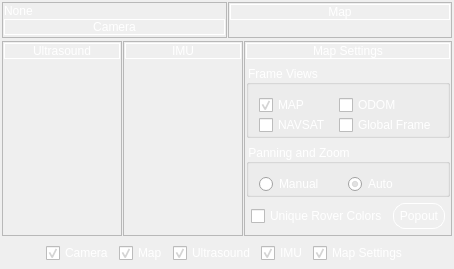
        <widget class="QWidget" name="sensor_display_tab">
         <attribute name="title">
          <string>Sensor Display</string>
         </attribute>
         <layout class="QVBoxLayout" name="verticalLayout_8">
          <property name="spacing">
           <number>1</number>
          </property>
          <property name="leftMargin">
           <number>1</number>
          </property>
          <property name="topMargin">
           <number>1</number>
          </property>
          <property name="rightMargin">
           <number>1</number>
          </property>
          <property name="bottomMargin">
           <number>1</number>
          </property>
          <item>
           <widget class="QFrame" name="sensor_display_top_frame">
            <property name="sizePolicy">
             <sizepolicy hsizetype="Preferred" vsizetype="Preferred">
              <horstretch>1</horstretch>
              <verstretch>3</verstretch>
             </sizepolicy>
            </property>
            <property name="minimumSize">
             <size>
              <width>0</width>
              <height>0</height>
             </size>
            </property>
            <property name="frameShape">
             <enum>QFrame::NoFrame</enum>
            </property>
            <property name="frameShadow">
             <enum>QFrame::Plain</enum>
            </property>
            <layout class="QHBoxLayout" name="horizontalLayout_16">
             <property name="spacing">
              <number>1</number>
             </property>
             <property name="leftMargin">
              <number>1</number>
             </property>
             <property name="topMargin">
              <number>1</number>
             </property>
             <property name="rightMargin">
              <number>1</number>
             </property>
             <property name="bottomMargin">
              <number>1</number>
             </property>
             <item>
              <widget class="QFrame" name="camera_display_frame">
               <property name="sizePolicy">
                <sizepolicy hsizetype="Preferred" vsizetype="Preferred">
                 <horstretch>1</horstretch>
                 <verstretch>1</verstretch>
                </sizepolicy>
               </property>
               <property name="frameShape">
                <enum>QFrame::StyledPanel</enum>
               </property>
               <property name="frameShadow">
                <enum>QFrame::Raised</enum>
               </property>
               <layout class="QVBoxLayout" name="verticalLayout_13">
                <property name="spacing">
                 <number>1</number>
                </property>
                <property name="leftMargin">
                 <number>1</number>
                </property>
                <property name="topMargin">
                 <number>1</number>
                </property>
                <property name="rightMargin">
                 <number>1</number>
                </property>
                <property name="bottomMargin">
                 <number>1</number>
                </property>
                <item>
                 <widget class="QLabel" name="last_classifier_message">
                  <property name="styleSheet">
                   <string notr="true">color: rgb(255, 255, 255);</string>
                  </property>
                  <property name="text">
                   <string>None</string>
                  </property>
                 </widget>
                </item>
                <item>
                 <widget class="QLabel" name="label_43">
                  <property name="styleSheet">
                   <string notr="true">color: rgb(255, 255, 255);</string>
                  </property>
                  <property name="frameShape">
                   <enum>QFrame::Box</enum>
                  </property>
                  <property name="text">
                   <string>Camera</string>
                  </property>
                  <property name="alignment">
                   <set>Qt::AlignCenter</set>
                  </property>
                 </widget>
                </item>
                <item>
                 <widget class="rqt_rover_gui::CameraFrame" name="camera_frame">
                  <property name="sizePolicy">
                   <sizepolicy hsizetype="Preferred" vsizetype="Preferred">
                    <horstretch>1</horstretch>
                    <verstretch>1</verstretch>
                   </sizepolicy>
                  </property>
                  <property name="sizeIncrement">
                   <size>
                    <width>0</width>
                    <height>0</height>
                   </size>
                  </property>
                  <property name="frameShape">
                   <enum>QFrame::NoFrame</enum>
                  </property>
                  <property name="frameShadow">
                   <enum>QFrame::Plain</enum>
                  </property>
                 </widget>
                </item>
               </layout>
              </widget>
             </item>
             <item>
              <widget class="QFrame" name="map_display_frame">
               <property name="sizePolicy">
                <sizepolicy hsizetype="Preferred" vsizetype="Preferred">
                 <horstretch>1</horstretch>
                 <verstretch>1</verstretch>
                </sizepolicy>
               </property>
               <property name="frameShape">
                <enum>QFrame::StyledPanel</enum>
               </property>
               <property name="frameShadow">
                <enum>QFrame::Raised</enum>
               </property>
               <layout class="QVBoxLayout" name="verticalLayout_14">
                <property name="spacing">
                 <number>1</number>
                </property>
                <property name="leftMargin">
                 <number>1</number>
                </property>
                <property name="topMargin">
                 <number>1</number>
                </property>
                <property name="rightMargin">
                 <number>1</number>
                </property>
                <property name="bottomMargin">
                 <number>1</number>
                </property>
                <item>
                 <widget class="QLabel" name="label_44">
                  <property name="styleSheet">
                   <string notr="true">color: rgb(255, 255, 255);</string>
                  </property>
                  <property name="frameShape">
                   <enum>QFrame::Box</enum>
                  </property>
                  <property name="text">
                   <string>Map</string>
                  </property>
                  <property name="alignment">
                   <set>Qt::AlignCenter</set>
                  </property>
                 </widget>
                </item>
                <item>
                 <widget class="rqt_rover_gui::MapFrame" name="map_frame">
                  <property name="sizePolicy">
                   <sizepolicy hsizetype="Preferred" vsizetype="Preferred">
                    <horstretch>1</horstretch>
                    <verstretch>1</verstretch>
                   </sizepolicy>
                  </property>
                  <property name="frameShape">
                   <enum>QFrame::NoFrame</enum>
                  </property>
                  <property name="frameShadow">
                   <enum>QFrame::Plain</enum>
                  </property>
                 </widget>
                </item>
               </layout>
              </widget>
             </item>
            </layout>
           </widget>
          </item>
          <item>
           <widget class="QFrame" name="sensor_display_bottom_frame">
            <property name="sizePolicy">
             <sizepolicy hsizetype="Preferred" vsizetype="Preferred">
              <horstretch>1</horstretch>
              <verstretch>1</verstretch>
             </sizepolicy>
            </property>
            <property name="frameShape">
             <enum>QFrame::NoFrame</enum>
            </property>
            <property name="frameShadow">
             <enum>QFrame::Plain</enum>
            </property>
            <layout class="QHBoxLayout" name="horizontalLayout_15">
             <property name="spacing">
              <number>1</number>
             </property>
             <property name="leftMargin">
              <number>1</number>
             </property>
             <property name="topMargin">
              <number>1</number>
             </property>
             <property name="rightMargin">
              <number>1</number>
             </property>
             <property name="bottomMargin">
              <number>1</number>
             </property>
             <item>
              <widget class="QFrame" name="ultrasound_display_frame">
               <property name="sizePolicy">
                <sizepolicy hsizetype="Preferred" vsizetype="Preferred">
                 <horstretch>1</horstretch>
                 <verstretch>1</verstretch>
                </sizepolicy>
               </property>
               <property name="minimumSize">
                <size>
                 <width>0</width>
                 <height>0</height>
                </size>
               </property>
               <property name="sizeIncrement">
                <size>
                 <width>0</width>
                 <height>0</height>
                </size>
               </property>
               <property name="baseSize">
                <size>
                 <width>0</width>
                 <height>0</height>
                </size>
               </property>
               <property name="frameShape">
                <enum>QFrame::StyledPanel</enum>
               </property>
               <property name="frameShadow">
                <enum>QFrame::Raised</enum>
               </property>
               <layout class="QVBoxLayout" name="verticalLayout_12">
                <property name="leftMargin">
                 <number>1</number>
                </property>
                <property name="topMargin">
                 <number>1</number>
                </property>
                <property name="rightMargin">
                 <number>1</number>
                </property>
                <property name="bottomMargin">
                 <number>1</number>
                </property>
                <item>
                 <widget class="QLabel" name="label_40">
                  <property name="sizePolicy">
                   <sizepolicy hsizetype="Preferred" vsizetype="Fixed">
                    <horstretch>0</horstretch>
                    <verstretch>0</verstretch>
                   </sizepolicy>
                  </property>
                  <property name="styleSheet">
                   <string notr="true">color: rgb(255, 255, 255);</string>
                  </property>
                  <property name="frameShape">
                   <enum>QFrame::Box</enum>
                  </property>
                  <property name="text">
                   <string>Ultrasound</string>
                  </property>
                  <property name="alignment">
                   <set>Qt::AlignCenter</set>
                  </property>
                 </widget>
                </item>
                <item>
                 <widget class="rqt_rover_gui::USFrame" name="us_frame">
                  <property name="sizePolicy">
                   <sizepolicy hsizetype="Preferred" vsizetype="Preferred">
                    <horstretch>0</horstretch>
                    <verstretch>1</verstretch>
                   </sizepolicy>
                  </property>
                  <property name="frameShape">
                   <enum>QFrame::NoFrame</enum>
                  </property>
                  <property name="frameShadow">
                   <enum>QFrame::Plain</enum>
                  </property>
                 </widget>
                </item>
               </layout>
              </widget>
             </item>
             <item>
              <widget class="QFrame" name="imu_display_frame">
               <property name="sizePolicy">
                <sizepolicy hsizetype="Preferred" vsizetype="Preferred">
                 <horstretch>1</horstretch>
                 <verstretch>1</verstretch>
                </sizepolicy>
               </property>
               <property name="minimumSize">
                <size>
                 <width>0</width>
                 <height>0</height>
                </size>
               </property>
               <property name="toolTipDuration">
                <number>-1</number>
               </property>
               <property name="frameShape">
                <enum>QFrame::StyledPanel</enum>
               </property>
               <property name="frameShadow">
                <enum>QFrame::Raised</enum>
               </property>
               <layout class="QVBoxLayout" name="verticalLayout_6">
                <property name="spacing">
                 <number>1</number>
                </property>
                <property name="leftMargin">
                 <number>1</number>
                </property>
                <property name="topMargin">
                 <number>1</number>
                </property>
                <property name="rightMargin">
                 <number>1</number>
                </property>
                <property name="bottomMargin">
                 <number>1</number>
                </property>
                <item>
                 <widget class="QLabel" name="imu_label">
                  <property name="sizePolicy">
                   <sizepolicy hsizetype="Preferred" vsizetype="Fixed">
                    <horstretch>0</horstretch>
                    <verstretch>0</verstretch>
                   </sizepolicy>
                  </property>
                  <property name="styleSheet">
                   <string notr="true">color: rgb(255, 255, 255);</string>
                  </property>
                  <property name="frameShape">
                   <enum>QFrame::Box</enum>
                  </property>
                  <property name="text">
                   <string>IMU</string>
                  </property>
                  <property name="alignment">
                   <set>Qt::AlignCenter</set>
                  </property>
                 </widget>
                </item>
                <item>
                 <widget class="rqt_rover_gui::IMUFrame" name="imu_frame">
                  <property name="sizePolicy">
                   <sizepolicy hsizetype="Preferred" vsizetype="Preferred">
                    <horstretch>0</horstretch>
                    <verstretch>1</verstretch>
                   </sizepolicy>
                  </property>
                  <property name="sizeIncrement">
                   <size>
                    <width>0</width>
                    <height>0</height>
                   </size>
                  </property>
                  <property name="frameShape">
                   <enum>QFrame::NoFrame</enum>
                  </property>
                  <property name="frameShadow">
                   <enum>QFrame::Plain</enum>
                  </property>
                 </widget>
                </item>
               </layout>
              </widget>
             </item>
             <item>
              <widget class="QFrame" name="map_settings_display_frame">
               <property name="sizePolicy">
                <sizepolicy hsizetype="Fixed" vsizetype="Fixed">
                 <horstretch>0</horstretch>
                 <verstretch>0</verstretch>
                </sizepolicy>
               </property>
               <property name="frameShape">
                <enum>QFrame::StyledPanel</enum>
               </property>
               <property name="frameShadow">
                <enum>QFrame::Raised</enum>
               </property>
               <layout class="QGridLayout" name="gridLayout_15">
                <property name="leftMargin">
                 <number>1</number>
                </property>
                <property name="topMargin">
                 <number>1</number>
                </property>
                <property name="rightMargin">
                 <number>1</number>
                </property>
                <property name="bottomMargin">
                 <number>1</number>
                </property>
                <item row="3" column="0">
                 <widget class="QFrame" name="unique_rover_color_frame">
                  <property name="frameShape">
                   <enum>QFrame::NoFrame</enum>
                  </property>
                  <property name="frameShadow">
                   <enum>QFrame::Plain</enum>
                  </property>
                  <layout class="QHBoxLayout" name="horizontalLayout_6">
                   <property name="spacing">
                    <number>5</number>
                   </property>
                   <property name="leftMargin">
                    <number>5</number>
                   </property>
                   <property name="topMargin">
                    <number>0</number>
                   </property>
                   <property name="rightMargin">
                    <number>5</number>
                   </property>
                   <property name="bottomMargin">
                    <number>5</number>
                   </property>
                   <item>
                    <widget class="QCheckBox" name="unique_rover_colors_checkbox">
                     <property name="styleSheet">
                      <string notr="true">color: rgb(255, 255, 255);</string>
                     </property>
                     <property name="text">
                      <string>Unique Rover Colors</string>
                     </property>
                    </widget>
                   </item>
                   <item>
                    <widget class="QPushButton" name="map_popout_button">
                     <property name="sizePolicy">
                      <sizepolicy hsizetype="Preferred" vsizetype="Preferred">
                       <horstretch>0</horstretch>
                       <verstretch>0</verstretch>
                      </sizepolicy>
                     </property>
                     <property name="styleSheet">
                      <string notr="true">color: rgb(255, 255, 255);
border-color: rgb(255, 255, 255);
border: 1px solid white;
padding: 5px;
border-radius: 12px;
</string>
                     </property>
                     <property name="text">
                      <string>Popout</string>
                     </property>
                    </widget>
                   </item>
                  </layout>
                 </widget>
                </item>
                <item row="2" column="0">
                 <widget class="QGroupBox" name="groupBox_3">
                  <property name="sizePolicy">
                   <sizepolicy hsizetype="Preferred" vsizetype="Preferred">
                    <horstretch>0</horstretch>
                    <verstretch>1</verstretch>
                   </sizepolicy>
                  </property>
                  <property name="styleSheet">
                   <string notr="true">color: rgb(255, 255, 255);</string>
                  </property>
                  <property name="title">
                   <string>Panning and Zoom</string>
                  </property>
                  <layout class="QGridLayout" name="gridLayout_24">
                   <property name="leftMargin">
                    <number>10</number>
                   </property>
                   <property name="topMargin">
                    <number>10</number>
                   </property>
                   <property name="rightMargin">
                    <number>10</number>
                   </property>
                   <property name="bottomMargin">
                    <number>0</number>
                   </property>
                   <property name="spacing">
                    <number>0</number>
                   </property>
                   <item row="1" column="0">
                    <widget class="QRadioButton" name="map_manual_radio_button">
                     <property name="styleSheet">
                      <string notr="true">color: rgb(255, 255, 255);</string>
                     </property>
                     <property name="text">
                      <string>Manual</string>
                     </property>
                    </widget>
                   </item>
                   <item row="1" column="1">
                    <widget class="QRadioButton" name="map_auto_radio_button">
                     <property name="styleSheet">
                      <string notr="true">color: rgb(255, 255, 255);</string>
                     </property>
                     <property name="text">
                      <string>Auto</string>
                     </property>
                     <property name="checked">
                      <bool>true</bool>
                     </property>
                    </widget>
                   </item>
                  </layout>
                 </widget>
                </item>
                <item row="0" column="0">
                 <widget class="QLabel" name="label_42">
                  <property name="sizePolicy">
                   <sizepolicy hsizetype="Preferred" vsizetype="Fixed">
                    <horstretch>0</horstretch>
                    <verstretch>0</verstretch>
                   </sizepolicy>
                  </property>
                  <property name="styleSheet">
                   <string notr="true">color: rgb(255, 255, 255);</string>
                  </property>
                  <property name="frameShape">
                   <enum>QFrame::Box</enum>
                  </property>
                  <property name="text">
                   <string>Map Settings</string>
                  </property>
                  <property name="alignment">
                   <set>Qt::AlignCenter</set>
                  </property>
                 </widget>
                </item>
                <item row="1" column="0">
                 <widget class="QGroupBox" name="groupBox_2">
                  <property name="sizePolicy">
                   <sizepolicy hsizetype="Preferred" vsizetype="Preferred">
                    <horstretch>0</horstretch>
                    <verstretch>1</verstretch>
                   </sizepolicy>
                  </property>
                  <property name="styleSheet">
                   <string notr="true">color: rgb(255, 255, 255);</string>
                  </property>
                  <property name="title">
                   <string>Frame Views</string>
                  </property>
                  <layout class="QGridLayout" name="gridLayout_2">
                   <property name="leftMargin">
                    <number>10</number>
                   </property>
                   <property name="topMargin">
                    <number>10</number>
                   </property>
                   <property name="rightMargin">
                    <number>10</number>
                   </property>
                   <property name="bottomMargin">
                    <number>0</number>
                   </property>
                   <property name="spacing">
                    <number>0</number>
                   </property>
                   <item row="0" column="1">
                    <widget class="QCheckBox" name="encoder_checkbox">
                     <property name="styleSheet">
                      <string notr="true">color: rgb(255, 255, 255);</string>
                     </property>
                     <property name="text">
                      <string>ODOM</string>
                     </property>
                    </widget>
                   </item>
                   <item row="1" column="0">
                    <widget class="QCheckBox" name="gps_checkbox">
                     <property name="styleSheet">
                      <string notr="true">color: rgb(255, 255, 255);</string>
                     </property>
                     <property name="text">
                      <string>NAVSAT</string>
                     </property>
                    </widget>
                   </item>
                   <item row="0" column="0">
                    <widget class="QCheckBox" name="ekf_checkbox">
                     <property name="styleSheet">
                      <string notr="true">color: rgb(255, 255, 255);</string>
                     </property>
                     <property name="text">
                      <string>MAP</string>
                     </property>
                     <property name="checked">
                      <bool>true</bool>
                     </property>
                    </widget>
                   </item>
                   <item row="1" column="1">
                    <widget class="QCheckBox" name="global_offset_checkbox">
                     <property name="styleSheet">
                      <string notr="true">color: rgb(255, 255, 255);</string>
                     </property>
                     <property name="text">
                      <string>Global Frame</string>
                     </property>
                    </widget>
                   </item>
                  </layout>
                 </widget>
                </item>
               </layout>
              </widget>
             </item>
            </layout>
           </widget>
          </item>
          <item>
           <spacer name="verticalSpacer_8">
            <property name="orientation">
             <enum>Qt::Vertical</enum>
            </property>
            <property name="sizeType">
             <enum>QSizePolicy::MinimumExpanding</enum>
            </property>
            <property name="sizeHint" stdset="0">
             <size>
              <width>20</width>
              <height>0</height>
             </size>
            </property>
           </spacer>
          </item>
          <item>
           <widget class="QFrame" name="sensor_display_checkbox_frame">
            <property name="sizePolicy">
             <sizepolicy hsizetype="Preferred" vsizetype="Preferred">
              <horstretch>1</horstretch>
              <verstretch>0</verstretch>
             </sizepolicy>
            </property>
            <property name="frameShape">
             <enum>QFrame::NoFrame</enum>
            </property>
            <property name="frameShadow">
             <enum>QFrame::Plain</enum>
            </property>
            <layout class="QHBoxLayout" name="horizontalLayout">
             <property name="spacing">
              <number>5</number>
             </property>
             <property name="leftMargin">
              <number>5</number>
             </property>
             <property name="topMargin">
              <number>5</number>
             </property>
             <property name="rightMargin">
              <number>5</number>
             </property>
             <property name="bottomMargin">
              <number>5</number>
             </property>
             <item>
              <spacer name="horizontalSpacer">
               <property name="orientation">
                <enum>Qt::Horizontal</enum>
               </property>
               <property name="sizeHint" stdset="0">
                <size>
                 <width>40</width>
                 <height>20</height>
                </size>
               </property>
              </spacer>
             </item>
             <item>
              <widget class="QCheckBox" name="camera_display_checkbox">
               <property name="styleSheet">
                <string notr="true">color:rgb(255, 255, 255);</string>
               </property>
               <property name="text">
                <string>Camera</string>
               </property>
               <property name="checked">
                <bool>true</bool>
               </property>
              </widget>
             </item>
             <item>
              <widget class="QCheckBox" name="map_display_checkbox">
               <property name="styleSheet">
                <string notr="true">color:rgb(255, 255, 255);</string>
               </property>
               <property name="text">
                <string>Map</string>
               </property>
               <property name="checked">
                <bool>true</bool>
               </property>
              </widget>
             </item>
             <item>
              <widget class="QCheckBox" name="ultrasound_display_checkbox">
               <property name="styleSheet">
                <string notr="true">color:rgb(255, 255, 255);</string>
               </property>
               <property name="text">
                <string>Ultrasound</string>
               </property>
               <property name="checked">
                <bool>true</bool>
               </property>
              </widget>
             </item>
             <item>
              <widget class="QCheckBox" name="imu_display_checkbox">
               <property name="styleSheet">
                <string notr="true">color:rgb(255, 255, 255);</string>
               </property>
               <property name="text">
                <string>IMU</string>
               </property>
               <property name="checked">
                <bool>true</bool>
               </property>
              </widget>
             </item>
             <item>
              <widget class="QCheckBox" name="map_settings_display_checkbox">
               <property name="styleSheet">
                <string notr="true">color:rgb(255, 255, 255);</string>
               </property>
               <property name="text">
                <string>Map Settings</string>
               </property>
               <property name="checked">
                <bool>true</bool>
               </property>
              </widget>
             </item>
             <item>
              <spacer name="horizontalSpacer_2">
               <property name="orientation">
                <enum>Qt::Horizontal</enum>
               </property>
               <property name="sizeHint" stdset="0">
                <size>
                 <width>40</width>
                 <height>20</height>
                </size>
               </property>
              </spacer>
             </item>
            </layout>
           </widget>
          </item>
         </layout>
        </widget>
